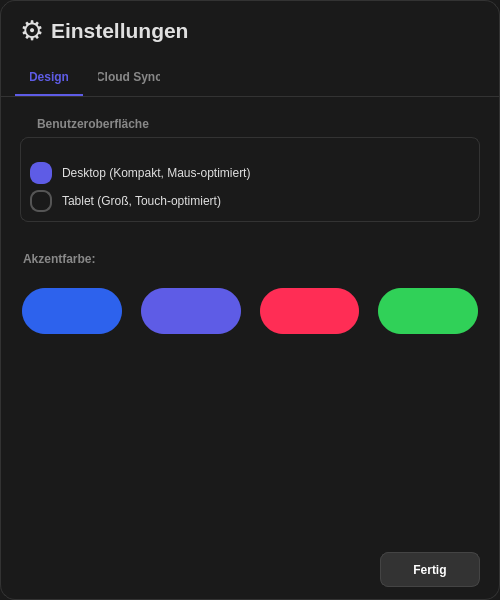
<?xml version="1.0" encoding="UTF-8"?>
<ui version="4.0">
 <class>SettingsDialog</class>
 <widget class="QDialog" name="SettingsDialog">
  <property name="geometry">
   <rect>
    <x>0</x>
    <y>0</y>
    <width>500</width>
    <height>600</height>
   </rect>
  </property>
  <property name="windowTitle">
   <string>Einstellungen</string>
  </property>
  <property name="styleSheet">
   <string notr="true">
    QDialog { background-color: #1A1A1A; color: #E0E0E0; border-radius: 15px; border: 1px solid #333; }
    QLabel { color: #E0E0E0; font-family: 'Segoe UI', sans-serif; }
    QPushButton { background-color: #333; color: white; border: 1px solid #444; border-radius: 8px; padding: 8px 15px; font-weight: bold; }
    QPushButton:hover { background-color: #444; border-color: #555; }
    QPushButton:pressed { background-color: #222; }
    QTabWidget::pane { border: 0; border-top: 1px solid #333; }
    QTabWidget::tab-bar { left: 15px; }
    QTabBar::tab { background: transparent; color: #888; padding: 10px 15px; font-weight: bold; border-bottom: 2px solid transparent; }
    QTabBar::tab:selected { color: #5E5CE6; border-bottom: 2px solid #5E5CE6; }
    QTabBar::tab:hover { color: #BBB; }
    QGroupBox { border: 1px solid #333; border-radius: 8px; margin-top: 20px; font-weight: bold; color: #888; padding-top: 15px; }
    QGroupBox::title { subcontrol-origin: margin; left: 10px; padding: 0 5px; }
    QRadioButton { color: #E0E0E0; spacing: 10px; }
    QRadioButton::indicator { width: 18px; height: 18px; border-radius: 9px; border: 2px solid #555; }
    QRadioButton::indicator:checked { background-color: #5E5CE6; border-color: #5E5CE6; }
   </string>
  </property>
  <layout class="QVBoxLayout" name="verticalLayout">
   <property name="spacing">
    <number>0</number>
   </property>
   <property name="leftMargin">
    <number>0</number>
   </property>
   <property name="topMargin">
    <number>0</number>
   </property>
   <property name="rightMargin">
    <number>0</number>
   </property>
   <property name="bottomMargin">
    <number>0</number>
   </property>
   <item>
    <widget class="QWidget" name="headerWidget" native="true">
     <property name="minimumSize">
      <size>
       <width>0</width>
       <height>60</height>
      </size>
     </property>
     <property name="styleSheet">
      <string notr="true">background-color: transparent;</string>
     </property>
     <layout class="QHBoxLayout" name="horizontalLayout">
      <property name="leftMargin">
       <number>20</number>
      </property>
      <item>
       <widget class="QLabel" name="lblIcon">
        <property name="font">
         <font>
          <family>Segoe UI</family>
          <pointsize>20</pointsize>
         </font>
        </property>
        <property name="text">
         <string>⚙️</string>
        </property>
       </widget>
      </item>
      <item>
       <widget class="QLabel" name="lblTitle">
        <property name="font">
         <font>
          <family>Segoe UI</family>
          <pointsize>16</pointsize>
          <bold>true</bold>
         </font>
        </property>
        <property name="text">
         <string>Einstellungen</string>
        </property>
       </widget>
      </item>
      <item>
       <spacer name="horizontalSpacer">
        <property name="orientation">
         <enum>Qt::Orientation::Horizontal</enum>
        </property>
        <property name="sizeHint" stdset="0">
         <size>
          <width>40</width>
          <height>20</height>
         </size>
        </property>
       </spacer>
      </item>
     </layout>
    </widget>
   </item>
   <item>
    <widget class="QTabWidget" name="tabWidget">
     <property name="currentIndex">
      <number>0</number>
     </property>
     <widget class="QWidget" name="tabDesign">
      <attribute name="title">
       <string>Design</string>
      </attribute>
      <layout class="QVBoxLayout" name="verticalLayout_2">
       <property name="spacing">
        <number>20</number>
       </property>
       <property name="leftMargin">
        <number>20</number>
       </property>
       <property name="topMargin">
        <number>20</number>
       </property>
       <property name="rightMargin">
        <number>20</number>
       </property>
       <property name="bottomMargin">
        <number>20</number>
       </property>
       <item>
        <widget class="QGroupBox" name="groupUIMode">
         <property name="title">
          <string>Benutzeroberfläche</string>
         </property>
         <layout class="QVBoxLayout" name="verticalLayout_mode">
          <item>
           <widget class="QRadioButton" name="radioDesktop">
            <property name="text">
             <string>Desktop (Kompakt, Maus-optimiert)</string>
            </property>
            <property name="checked">
             <bool>true</bool>
            </property>
           </widget>
          </item>
          <item>
           <widget class="QRadioButton" name="radioTablet">
            <property name="text">
             <string>Tablet (Groß, Touch-optimiert)</string>
            </property>
           </widget>
          </item>
         </layout>
        </widget>
       </item>
       <item>
        <widget class="QLabel" name="lblColorInfo">
         <property name="styleSheet">
          <string notr="true">font-weight: bold; color: #888; margin-top: 10px;</string>
         </property>
         <property name="text">
          <string>Akzentfarbe:</string>
         </property>
        </widget>
       </item>
       <item>
        <layout class="QGridLayout" name="gridLayout">
         <property name="spacing">
          <number>15</number>
         </property>
         <item row="0" column="0">
          <widget class="QPushButton" name="btnColorBlue">
           <property name="minimumSize">
            <size>
             <width>50</width>
             <height>50</height>
            </size>
           </property>
           <property name="cursor">
            <cursorShape>PointingHandCursor</cursorShape>
           </property>
           <property name="styleSheet">
            <string notr="true">background-color: #2D62ED; border-radius: 25px; border: 2px solid #1A1A1A;</string>
           </property>
          </widget>
         </item>
         <item row="0" column="1">
          <widget class="QPushButton" name="btnColorPurple">
           <property name="minimumSize">
            <size>
             <width>50</width>
             <height>50</height>
            </size>
           </property>
           <property name="cursor">
            <cursorShape>PointingHandCursor</cursorShape>
           </property>
           <property name="styleSheet">
            <string notr="true">background-color: #5E5CE6; border-radius: 25px; border: 2px solid #1A1A1A;</string>
           </property>
          </widget>
         </item>
         <item row="0" column="2">
          <widget class="QPushButton" name="btnColorPink">
           <property name="minimumSize">
            <size>
             <width>50</width>
             <height>50</height>
            </size>
           </property>
           <property name="cursor">
            <cursorShape>PointingHandCursor</cursorShape>
           </property>
           <property name="styleSheet">
            <string notr="true">background-color: #FF2D55; border-radius: 25px; border: 2px solid #1A1A1A;</string>
           </property>
          </widget>
         </item>
         <item row="0" column="3">
          <widget class="QPushButton" name="btnColorGreen">
           <property name="minimumSize">
            <size>
             <width>50</width>
             <height>50</height>
            </size>
           </property>
           <property name="cursor">
            <cursorShape>PointingHandCursor</cursorShape>
           </property>
           <property name="styleSheet">
            <string notr="true">background-color: #30D158; border-radius: 25px; border: 2px solid #1A1A1A;</string>
           </property>
          </widget>
         </item>
        </layout>
       </item>
       <item>
        <spacer name="verticalSpacer_2">
         <property name="orientation">
          <enum>Qt::Orientation::Vertical</enum>
         </property>
         <property name="sizeHint" stdset="0">
          <size>
           <width>20</width>
           <height>40</height>
          </size>
         </property>
        </spacer>
       </item>
      </layout>
     </widget>
     <widget class="QWidget" name="tabCloud">
      <attribute name="title">
       <string>Cloud Sync</string>
      </attribute>
      <layout class="QVBoxLayout" name="verticalLayout_3">
       <property name="spacing">
        <number>20</number>
       </property>
       <property name="leftMargin">
        <number>20</number>
       </property>
       <property name="topMargin">
        <number>20</number>
       </property>
       <property name="rightMargin">
        <number>20</number>
       </property>
       <property name="bottomMargin">
        <number>20</number>
       </property>
       <item>
        <widget class="QLabel" name="lblSyncInfo">
         <property name="styleSheet">
          <string notr="true">color: #BBB; font-size: 13px;</string>
         </property>
         <property name="text">
          <string>Melde dich an, um deine Notizen zu sichern.</string>
         </property>
         <property name="wordWrap">
          <bool>true</bool>
         </property>
        </widget>
       </item>
       <item>
        <widget class="QGroupBox" name="groupGoogle">
         <property name="title">
          <string>Google Drive</string>
         </property>
         <layout class="QHBoxLayout" name="horizontalLayout_2">
          <item>
           <widget class="QLabel" name="lblGoogleStatus">
            <property name="styleSheet">
             <string notr="true">color: #FF5555;</string>
            </property>
            <property name="text">
             <string>Nicht verbunden</string>
            </property>
           </widget>
          </item>
          <item>
           <spacer name="horizontalSpacer_2">
            <property name="orientation">
             <enum>Qt::Orientation::Horizontal</enum>
            </property>
            <property name="sizeHint" stdset="0">
             <size>
              <width>40</width>
              <height>20</height>
             </size>
            </property>
           </spacer>
          </item>
          <item>
           <widget class="QPushButton" name="btnConnectGoogle">
            <property name="styleSheet">
             <string notr="true">background-color: #4285F4; border: none;</string>
            </property>
            <property name="text">
             <string>Anmelden</string>
            </property>
           </widget>
          </item>
         </layout>
        </widget>
       </item>
       <item>
        <spacer name="verticalSpacer_3">
         <property name="orientation">
          <enum>Qt::Orientation::Vertical</enum>
         </property>
         <property name="sizeHint" stdset="0">
          <size>
           <width>20</width>
           <height>40</height>
          </size>
         </property>
        </spacer>
       </item>
      </layout>
     </widget>
    </widget>
   </item>
   <item>
    <widget class="QWidget" name="footerWidget" native="true">
     <property name="minimumSize">
      <size>
       <width>0</width>
       <height>60</height>
      </size>
     </property>
     <layout class="QHBoxLayout" name="horizontalLayout_4">
      <property name="rightMargin">
       <number>20</number>
      </property>
      <item>
       <spacer name="horizontalSpacer_4">
        <property name="orientation">
         <enum>Qt::Orientation::Horizontal</enum>
        </property>
        <property name="sizeHint" stdset="0">
         <size>
          <width>40</width>
          <height>20</height>
         </size>
        </property>
       </spacer>
      </item>
      <item>
       <widget class="QPushButton" name="btnClose">
        <property name="minimumSize">
         <size>
          <width>100</width>
          <height>35</height>
         </size>
        </property>
        <property name="cursor">
         <cursorShape>PointingHandCursor</cursorShape>
        </property>
        <property name="text">
         <string>Fertig</string>
        </property>
       </widget>
      </item>
     </layout>
    </widget>
   </item>
  </layout>
 </widget>
 <resources/>
 <connections>
  <connection>
   <sender>btnClose</sender>
   <signal>clicked()</signal>
   <receiver>SettingsDialog</receiver>
   <slot>accept()</slot>
   <hints>
    <hint type="sourcelabel">
     <x>20</x>
     <y>20</y>
    </hint>
    <hint type="destinationlabel">
     <x>20</x>
     <y>20</y>
    </hint>
   </hints>
  </connection>
 </connections>
</ui>
